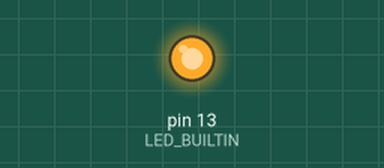
The sketch below on a simulated Arduino Uno, built with avr-gcc and run on an emulated ATmega328P. Parts: output pins drawn as LEDs (lit = HIGH).

Above: at 0.5 s.
At 4.5 s:
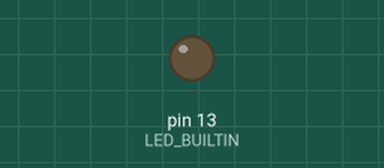
Timing chart, 0 to 6.9 s (numbered marks = the images above):
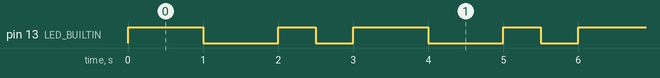

Measured:
- by itself, pin 13 (LED_BUILTIN): repeats every 3.0 s: LOW 1.0 s, HIGH 0.50 s, LOW 0.50 s, HIGH 1.0 s
- by itself, everything shown: repeats every 3.0 s, in 4 steps

The sketch:

MyBlink.ino
```cpp
/*
  Blink
*/

//#define DEBUG

// the setup function runs once when you press reset or power the board
void setup() {
  // initialize digital pin LED_BUILTIN as an output.
  pinMode(LED_BUILTIN, OUTPUT);
  Serial.begin(9600);
}

void blink(int dur) {
  #ifdef DEBUG
    Serial.println(dur);
  #endif

  digitalWrite(LED_BUILTIN, HIGH);   // turn the LED on (HIGH is the voltage level)
  delay(dur);                       // wait for a second
  digitalWrite(LED_BUILTIN, LOW);    // turn the LED off by making the voltage LOW
  delay(dur);                       // wait for a second
}

// the loop function runs over and over again forever
void loop() {
  blink(1000);
  blink(500);
}
```
